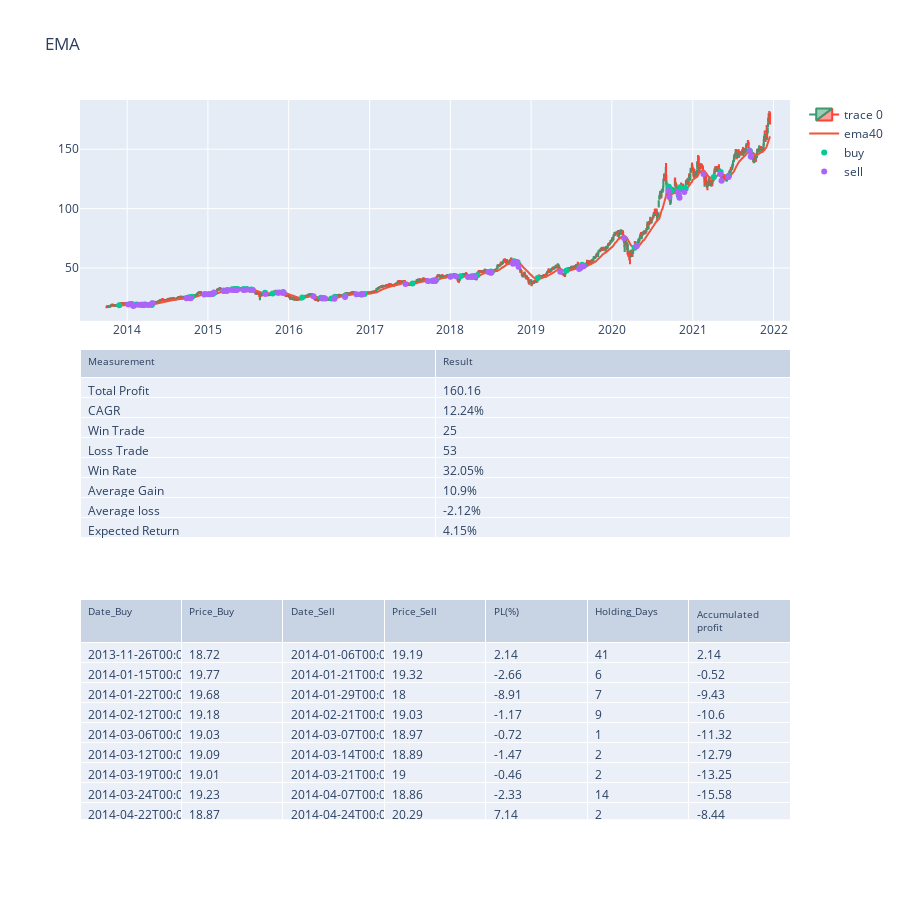

The cell this chart's notebook holds for it:
### Code cell
#11.Plot graph

df_plt = ohlc_intraday[ticker].copy()
ema=pd.DataFrame(calculate_ema(df_plt["Close"],parameter),index=np.arange(parameter,len(df_plt["Close"])+1),columns=['ema'])
df_plt = pd.concat([df_plt,ema],axis=1,join='outer')[:-1]
df_plt['Date'] = pd.to_datetime(df_plt['Date'], format='%d-%m-%Y')

fig = make_subplots(rows=3, cols=1,shared_xaxes=True, vertical_spacing=0.04,
specs=[[{"type": "scatter"}],
      [{"type": "table"}],[{"type": "table"}]])

buy = df_Trading[['Date_Buy','Price_Buy']].copy()
sell = df_Trading[['Date_Sell','Price_Sell']].copy()

fig.add_trace(go.Candlestick(x=df_plt['Date'],open=df_plt['Open'],high=df_plt['High'],low=df_plt['Low'],
                             close=df_plt['Close']),row=1,col=1)

fig.add_trace(go.Scatter(x = df_plt['Date'], y=df_plt['ema'],mode='lines',name='ema'+str(parameter)),row= 1,col =1)
fig.add_trace(go.Scatter(x = buy['Date_Buy'], y=buy['Price_Buy'],mode='markers',name='buy'),row= 1,col =1)
fig.add_trace(go.Scatter(x = sell['Date_Sell'], y=sell['Price_Sell'],mode='markers',name='sell'),row= 1,col =1)

fig.add_trace(go.Table(header=dict(values=df_summary.columns,font=dict(size=10),align="left"),
        cells=dict(values=[df_summary[k].tolist() for k in df_summary.columns],align = "left")),row=2, col=1)

fig.add_trace(go.Table(header=dict(values=df_Trading.columns,font=dict(size=10),align="left"),
        cells=dict(values=[df_Trading[k].tolist() for k in df_Trading.columns],align = "left")),row=3, col=1)

fig.update_layout( height=900, showlegend=True, title_text='EMA',)
fig.update_layout(xaxis_rangeslider_visible=False)

fig.show()

### Figure 1 — Plotly figure (JSON) as saved in the notebook; plotly's stock layout.template omitted (floating-point values rounded to 4 significant figures; data arrays with more than 128 entries replaced by an {"elided": "..."} marker saying what was removed)
{"data": [{"close": {"elided": "2070 float values"}, "high": {"elided": "2070 float values"}, "low": {"elided": "2070 float values"}, "open": {"elided": "2070 float values"}, "type": "candlestick", "x": {"elided": "2070 str values"}, "xaxis": "x", "yaxis": "y"}, {"mode": "lines", "name": "ema40", "type": "scatter", "x": {"elided": "2070 str values"}, "xaxis": "x", "y": {"elided": "2070 float values"}, "yaxis": "y"}, {"mode": "markers", "name": "buy", "type": "scatter", "x": ["2013-11-26T00:00:00", "2014-01-15T00:00:00", "2014-01-22T00:00:00", "2014-02-12T00:00:00", "2014-03-06T00:00:00", "2014-03-12T00:00:00", "2014-03-19T00:00:00", "2014-03-24T00:00:00", "2014-04-22T00:00:00", "2014-04-25T00:00:00", "2014-09-29T00:00:00", "2014-10-03T00:00:00", "2014-10-09T00:00:00", "2014-10-21T00:00:00", "2014-12-19T00:00:00", "2015-01-09T00:00:00", "2015-01-23T00:00:00", "2015-01-29T00:00:00", "2015-03-13T00:00:00", "2015-03-27T00:00:00", "2015-03-31T00:00:00", "2015-04-21T00:00:00", "2015-05-04T00:00:00", "2015-05-11T00:00:00", "2015-05-15T00:00:00", "2015-06-11T00:00:00", "2015-06-25T00:00:00", "2015-07-16T00:00:00", "2015-09-16T00:00:00", "2015-10-21T00:00:00", "2015-11-19T00:00:00", "2015-12-07T00:00:00", "2016-03-02T00:00:00", "2016-05-26T00:00:00", "2016-06-08T00:00:00", "2016-07-12T00:00:00", "2016-07-28T00:00:00", "2016-09-13T00:00:00", "2016-11-22T00:00:00", "2016-11-28T00:00:00", "2016-12-09T00:00:00", "2017-07-14T00:00:00", "2017-10-12T00:00:00", "2017-10-16T00:00:00", "2017-10-25T00:00:00", "2017-10-27T00:00:00", "2018-01-03T00:00:00", "2018-02-16T00:00:00", "2018-04-06T00:00:00", "2018-04-11T00:00:00", "2018-05-03T00:00:00", "2018-06-29T00:00:00", "2018-07-03T00:00:00", "2018-07-06T00:00:00", "2018-10-15T00:00:00", "2018-10-17T00:00:00", "2018-10-22T00:00:00", "2018-10-26T00:00:00", "2018-11-01T00:00:00", "2019-01-31T00:00:00", "2019-06-10T00:00:00", "2019-08-09T00:00:00", "2019-08-14T00:00:00", "2019-08-19T00:00:00", "2019-08-27T00:00:00", "2020-04-13T00:00:00", "2020-04-23T00:00:00", "2020-09-15T00:00:00", "2020-09-28T00:00:00", "2020-10-28T00:00:00", "2020-10-30T00:00:00", "2020-11-05T00:00:00", "2020-11-30T00:00:00", "2021-04-06T00:00:00", "2021-05-07T00:00:00", "2021-06-10T00:00:00", "2021-06-14T00:00:00", "2021-09-16T00:00:00"], "xaxis": "x", "y": [18.72, 19.77, 19.68, 19.18, 19.03, 19.09, 19.01, 19.23, 18.87, 20.16, 24.66, 24.86, 25.39, 25.75, 28.07, 28.17, 28.08, 29.08, 31.1, 31.14, 31.52, 32.03, 32.38, 31.85, 32.27, 32.29, 32.22, 31.93, 29.06, 28.5, 29.41, 29.75, 25.13, 24.92, 24.75, 24.29, 25.71, 26.88, 27.99, 27.86, 28.08, 36.99, 39.09, 39.47, 39.23, 39.82, 43.13, 43.09, 42.74, 43.06, 43.97, 46.57, 46.95, 46.35, 55.29, 55.58, 54.95, 53.97, 54.76, 41.53, 47.95, 50.33, 50.79, 52.65, 51.97, 67.08, 68.97, 118.3, 115.0, 115.0, 111.1, 118.0, 117.0, 126.5, 130.8, 127.0, 127.8, 148.4], "yaxis": "y"}, {"mode": "markers", "name": "sell", "type": "scatter", "x": ["2014-01-06T00:00:00", "2014-01-21T00:00:00", "2014-01-29T00:00:00", "2014-02-21T00:00:00", "2014-03-07T00:00:00", "2014-03-14T00:00:00", "2014-03-21T00:00:00", "2014-04-07T00:00:00", "2014-04-24T00:00:00", "2014-09-26T00:00:00", "2014-10-02T00:00:00", "2014-10-08T00:00:00", "2014-10-15T00:00:00", "2014-12-15T00:00:00", "2015-01-02T00:00:00", "2015-01-13T00:00:00", "2015-01-28T00:00:00", "2015-03-12T00:00:00", "2015-03-26T00:00:00", "2015-03-30T00:00:00", "2015-04-20T00:00:00", "2015-05-01T00:00:00", "2015-05-06T00:00:00", "2015-05-12T00:00:00", "2015-06-09T00:00:00", "2015-06-15T00:00:00", "2015-06-26T00:00:00", "2015-07-23T00:00:00", "2015-09-18T00:00:00", "2015-11-12T00:00:00", "2015-12-03T00:00:00", "2015-12-10T00:00:00", "2016-04-22T00:00:00", "2016-06-02T00:00:00", "2016-06-14T00:00:00", "2016-07-26T00:00:00", "2016-09-12T00:00:00", "2016-11-02T00:00:00", "2016-11-25T00:00:00", "2016-11-30T00:00:00", "2017-06-12T00:00:00", "2017-09-21T00:00:00", "2017-10-13T00:00:00", "2017-10-20T00:00:00", "2017-10-26T00:00:00", "2018-01-02T00:00:00", "2018-01-26T00:00:00", "2018-03-22T00:00:00", "2018-04-09T00:00:00", "2018-04-20T00:00:00", "2018-06-22T00:00:00", "2018-07-02T00:00:00", "2018-07-05T00:00:00", "2018-10-11T00:00:00", "2018-10-16T00:00:00", "2018-10-19T00:00:00", "2018-10-25T00:00:00", "2018-10-29T00:00:00", "2018-11-05T00:00:00", "2019-05-13T00:00:00", "2019-08-06T00:00:00", "2019-08-12T00:00:00", "2019-08-16T00:00:00", "2019-08-26T00:00:00", "2020-02-25T00:00:00", "2020-04-22T00:00:00", "2020-09-14T00:00:00", "2020-09-17T00:00:00", "2020-10-26T00:00:00", "2020-10-29T00:00:00", "2020-11-02T00:00:00", "2020-11-24T00:00:00", "2021-02-18T00:00:00", "2021-05-05T00:00:00", "2021-05-11T00:00:00", "2021-06-11T00:00:00", "2021-09-15T00:00:00", "2021-09-20T00:00:00"], "xaxis": "x", "y": [19.19, 19.32, 18, 19.03, 18.97, 18.89, 19, 18.86, 20.29, 24.63, 24.82, 24.69, 24.49, 27.67, 27.85, 27.86, 29.41, 30.58, 30.69, 31.01, 31.39, 31.52, 31.64, 31.4, 31.67, 31.52, 31.92, 31.55, 28.05, 29.07, 29.14, 29.01, 26.25, 24.4, 24.33, 24.2, 25.66, 27.85, 27.78, 27.9, 36.44, 38.95, 39.18, 39.15, 39.31, 42.54, 43, 42.5, 42.47, 42.65, 46.53, 45.96, 46.31, 53.63, 54.73, 54.51, 54.43, 54.8, 51.08, 46.93, 49.08, 49.9, 51.07, 51.47, 75.24, 68.4, 114.7, 109.7, 114.0, 112.4, 109.1, 113.9, 129.2, 129.2, 123.5, 126.5, 148.6, 143.8], "yaxis": "y"}, {"cells": {"align": "left", "values": [["Total Profit", "CAGR", "Win Trade", "Loss Trade ", "Win Rate", "Average Gain", "Average loss", "Expected Return"], [160.2, "12.24%", 25, 53, "32.05%", "10.9%", "-2.12%", "4.15%"]]}, "domain": {"x": [0, 1], "y": [0.3467, 0.6533]}, "header": {"align": "left", "font": {"size": 10}, "values": ["Measurement", "Result"]}, "type": "table"}, {"cells": {"align": "left", "values": {"elided": "7x78 mixed values"}}, "domain": {"x": [0, 1], "y": [0, 0.3067]}, "header": {"align": "left", "font": {"size": 10}, "values": ["Date_Buy", "Price_Buy", "Date_Sell", "Price_Sell", "PL(%)", "Holding_Days", "Accumulated profit"]}, "type": "table"}], "layout": {"height": 900, "showlegend": true, "title": {"text": "EMA"}, "xaxis": {"anchor": "y", "domain": [0, 1], "rangeslider": {"visible": false}}, "yaxis": {"anchor": "x", "domain": [0.6933, 1]}}}
